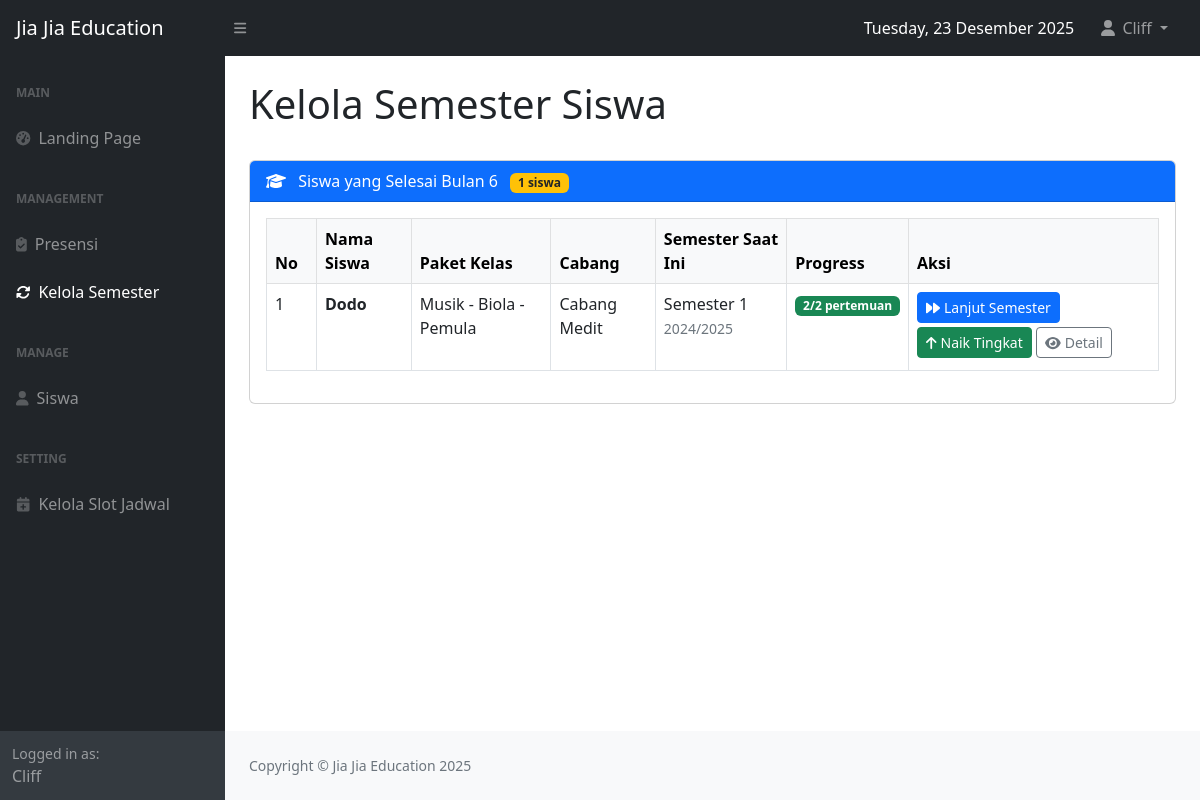
The page /kelola_semester.php (signed in) on the database its author committed.
### tables this page shows
CREATE TABLE `siswa` (
  `siswa_id` int(11) NOT NULL,
  `name` varchar(255) NOT NULL,
  `username` varchar(50) DEFAULT NULL,
  `password` varchar(255) DEFAULT NULL,
  `jenis_kelamin` enum('P','L') NOT NULL,
  `tanggal_lahir` date NOT NULL,
  `cabang_id` int(11) NOT NULL,
  `asal_sekolah` varchar(255) NOT NULL,
  `nama_orangtua` varchar(100) DEFAULT NULL,
  `no_telp` varchar(20) DEFAULT NULL,
  `status` enum('aktif','nonaktif','cuti') NOT NULL,
  `created_at` datetime NOT NULL
);

CREATE TABLE `cabang` (
  `cabang_id` int(11) NOT NULL,
  `nama_cabang` varchar(100) NOT NULL
);

### check_login.php (called while the page is built, shortened)
<?php
function getUserFullName() {
    return $_SESSION['full_name'] ?? 'User';
}
?>

### kelola_semester.php (the view, shortened to what this page needs)
<?php
require 'check_login.php';
require 'config.php';
$current_user_name = getUserFullName();
$siswa_selesai = [];
try {
    $query = "
        SELECT
            s.siswa_id,
            s.name as nama_siswa,
            sd.datales_id,
            sd.semester_ke,
            sd.tahun_ajaran,
            sd.bulan_aktif,
            CONCAT(jl.name, ' - ', tl.name, ' - ', jt.nama_jenistingkat) as nama_paket,
            c.nama_cabang,
            tl.jumlahpertemuan,
            tl.tipeles_id,              -- ✅ PAST
            jt.jenistingkat_id,         -- ✅ TAMBAH INI
            -- Hitung progress pertemuan di bulan 6
            (SELECT COUNT(*)
            FROM jadwal_pertemuan jp
            WHERE jp.siswa_id = s.siswa_id
            AND jp.datales_id = sd.datales_id
            AND jp.bulan_ke = 6
            AND jp.status_pertemuan = 'hadir'
            ) as pertemuan_hadir,
            (SELECT COUNT(*)
            FROM jadwal_pertemuan jp
            WHERE jp.siswa_id = s.siswa_id
            AND jp.datales_id = sd.datales_id
            AND jp.bulan_ke = 6
            ) as total_pertemuan_bulan6
        FROM siswa s
        INNER JOIN siswa_datales sd ON s.siswa_id = sd.siswa_id
        INNER JOIN datales d ON sd.datales_id = d.datales_id
        INNER JOIN jenistingkat jt ON d.jenistingkat_id = jt.jenistingkat_id
        INNER JOIN tipeles tl ON jt.tipeles_id = tl.tipeles_id
        INNER JOIN jenisles jl ON tl.jenisles_id = jl.jenisles_id
        INNER JOIN cabang c ON s.cabang_id = c.cabang_id
        WHERE s.status = 'aktif'
        AND sd.status = 'aktif'
        AND sd.is_history = 0
        AND sd.bulan_aktif = 6
        HAVING total_pertemuan_bulan6 > 0
        AND pertemuan_hadir >= (total_pertemuan_bulan6 * 0.8)
        ORDER BY s.name ASC
    ";
    $result = $conn->query($query);
    while ($row = $result->fetch_assoc()) {
        $siswa_selesai[] = $row;
    }
} catch (Exception $e) {
    error_log("Error loading data: " . $e->getMessage());
    $message = 'Error loading data: ' . $e->getMessage();
    $message_type = 'danger';
}
?>
<!DOCTYPE html>
<html lang="id">
<head>
    <link href="https://cdn.jsdelivr.net/npm/bootstrap@5.2.3/dist/css/bootstrap.min.css" rel="stylesheet" />
    <link href="css/styles.css" rel="stylesheet" />
</head>
<body class="sb-nav-fixed">
    <nav class="sb-topnav navbar navbar-expand navbar-dark bg-dark">
        <a class="navbar-brand ps-3" href="index.php">Jia Jia Education</a>
        <button class="btn btn-link btn-sm order-1 order-lg-0 me-4 me-lg-0" id="sidebarToggle"><i class="fas fa-bars"></i></button>
        <ul class="navbar-nav ms-auto ms-md-0 me-3 me-lg-4">
            <li class="nav-item d-none d-md-flex align-items-center me-3">
                 <span class="text-white">
                    <?php
                    $hari = ['Sunday', 'Monday', 'Tuesday', 'Wednesday', 'Thursday', 'Friday', 'Saturday'];
                    $bulan = ['', 'Januari', 'Februari', 'Maret', 'April', 'Mei', 'Juni',
                            'Juli', 'Agustus', 'September', 'Oktober', 'November', 'Desember'];
                    $date = new DateTime();
                    echo $hari[$date->format('w')] . ', ' .
                        $date->format('d') . ' ' .
                        $bulan[(int)$date->format('n')] . ' ' .
                        $date->format('Y');
                    ?>
                </span>
            </li>
            <li class="nav-item dropdown">
                <a class="nav-link dropdown-toggle" id="navbarDropdown" href="#" role="button" data-bs-toggle="dropdown" aria-expanded="false">
                    <i class="fas fa-user fa-fw"></i> <?php echo htmlspecialchars($current_user_name); ?>
                </a>
            </li>
        </ul>
    </nav>
    <div id="layoutSidenav">
        <div id="layoutSidenav_nav">
            <nav class="sb-sidenav accordion sb-sidenav-dark">
                <div class="sb-sidenav-menu">
                    <div class="nav">
                        <div class="sb-sidenav-menu-heading">Main</div>
                        <a class="nav-link" href="index.php">
                            <div class="sb-nav-link-icon"><i class="fas fa-tachometer-alt"></i></div>
                            Landing Page
                        </a>
                        <div class="sb-sidenav-menu-heading">Management</div>
                        <a class="nav-link" href="absensi.php">
                            <div class="sb-nav-link-icon"><i class="fas fa-clipboard-check"></i></div>
                            Presensi
                        </a>
                        <a class="nav-link active" href="kelola_semester.php">
                            <div class="sb-nav-link-icon"><i class="fas fa-sync-alt"></i></div>
                            Kelola Semester
                        </a>
                        <div class="sb-sidenav-menu-heading">Manage</div>
                        <a class="nav-link" href="siswa.php">
                            <div class="sb-nav-link-icon"><i class="fas fa-user"></i></div>
                            Siswa
                        </a>
                        <div class="sb-sidenav-menu-heading">Setting</div>
                        <a class="nav-link" href="kelola_slot.php">
                            <div class="sb-nav-link-icon"><i class="fas fa-calendar-plus"></i></div>
                            Kelola Slot Jadwal
                        </a>
                    </div>
                </div>
                <div class="sb-sidenav-footer">
                    <div class="small">Logged in as:</div>
                    <?php echo htmlspecialchars($current_user_name); ?>
                </div>
            </nav>
        </div>
        <div id="layoutSidenav_content">
            <main>
                <div class="container-fluid px-4">
                    <h1 class="mt-4">Kelola Semester Siswa</h1>
                    <br>
                    <div class="card mb-4">
                        <div class="card-header bg-primary text-white">
                            <i class="fas fa-graduation-cap me-2"></i>
                            Siswa yang Selesai Bulan 6
                            <?php if (count($siswa_selesai) > 0): ?>
                            <span class="badge bg-warning text-dark ms-2"><?php echo count($siswa_selesai); ?> siswa</span>
                            <?php endif; ?>
                        </div>
                        <div class="card-body">
                            <?php if (empty($siswa_selesai)): ?>
                            <div class="alert alert-success text-center">
                                <i class="fas fa-check-circle me-2"></i>
                                Tidak ada siswa yang perlu perpanjangan semester saat ini.
                            </div>
                            <?php else: ?>
                            <div class="table-responsive">
                                <table class="table table-bordered table-hover">
                                    <thead class="table-light">
                                        <tr>
                                            <th width="50">No</th>
                                            <th>Nama Siswa</th>
                                            <th>Paket Kelas</th>
                                            <th>Cabang</th>
                                            <th>Semester Saat Ini</th>
                                            <th>Progress</th>
                                            <th width="250">Aksi</th>
                                        </tr>
                                    </thead>
                                    <tbody>
                                        <?php foreach ($siswa_selesai as $index => $siswa): ?>
                                        <tr>
                                            <td><?php echo $index + 1; ?></td>
                                            <td>
                                                <strong><?php echo htmlspecialchars($siswa['nama_siswa']); ?></strong>
                                            </td>
                                            <td><?php echo htmlspecialchars($siswa['nama_paket']); ?></td>
                                            <td><?php echo htmlspecialchars($siswa['nama_cabang']); ?></td>
                                            <td>
                                                Semester <?php echo $siswa['semester_ke']; ?><br>
                                                <small class="text-muted"><?php echo $siswa['tahun_ajaran']; ?></small>
                                            </td>
                                            <td>
                                                <span class="badge bg-success">
                                                    <?php echo $siswa['pertemuan_hadir']; ?>/<?php echo $siswa['total_pertemuan_bulan6']; ?> pertemuan
                                                </span>
                                            </td>
                                            <td>
                                                <button class="btn btn-sm btn-primary mb-1"
                                                        onclick="lanjutSemester(<?php echo $siswa['siswa_id']; ?>, <?php echo $siswa['datales_id']; ?>, '<?php echo htmlspecialchars($siswa['nama_siswa']); ?>', <?php echo $siswa['semester_ke']; ?>)">
                                                    <i class="fas fa-forward me-1"></i>Lanjut Semester
                                                </button>
                                                <button class="btn btn-sm btn-success mb-1"
                                                        onclick="openNaikTingkatModal(
                                                            <?php echo $siswa['siswa_id']; ?>,
                                                            <?php echo $siswa['datales_id']; ?>,
                                                            '<?php echo htmlspecialchars($siswa['nama_siswa']); ?>',
                                                            '<?php echo htmlspecialchars($siswa['nama_paket']); ?>',
                                                            '<?php echo htmlspecialchars($siswa['nama_cabang']); ?>',
                                                            <?php echo $siswa['tipeles_id']; ?>,
                                                            <?php echo $siswa['jenistingkat_id']; ?>
                                                        )">
                                                    <i class="fas fa-arrow-up me-1"></i>Naik Tingkat
                                                </button>
                                                <a href="detail_absensi.php?siswa_id=<?php echo $siswa['siswa_id']; ?>&paket=<?php echo $siswa['datales_id']; ?>"
                                                   class="btn btn-sm btn-outline-secondary mb-1">
                                                    <i class="fas fa-eye me-1"></i>Detail
                                                </a>
                                            </td>
                                        </tr>
                                        <?php endforeach; ?>
                                    </tbody>
                                </table>
                            </div>
                            <?php endif; ?>
                        </div>
                    </div>
                </div>
            </main>
            <footer class="py-4 bg-light mt-auto">
                <div class="container-fluid px-4">
                    <div class="d-flex align-items-center justify-content-between small">
                        <div class="text-muted">Copyright &copy; Jia Jia Education <?php echo date('Y'); ?></div>
                    </div>
                </div>
            </footer>
        </div>
    </div>
</body>
</html>

### rows shown on the page
siswa: name "Dodo", nama_paket "Musik - Biola - Pemula", cabang.nama_cabang "Cabang Medit", semester_ke "1", tahun_ajaran "2024/2025", pertemuan_hadir "2", total_pertemuan_bulan6 "2"

### other values the page prints
$current_user_name "Cliff"
count($siswa_selesai) "1"
